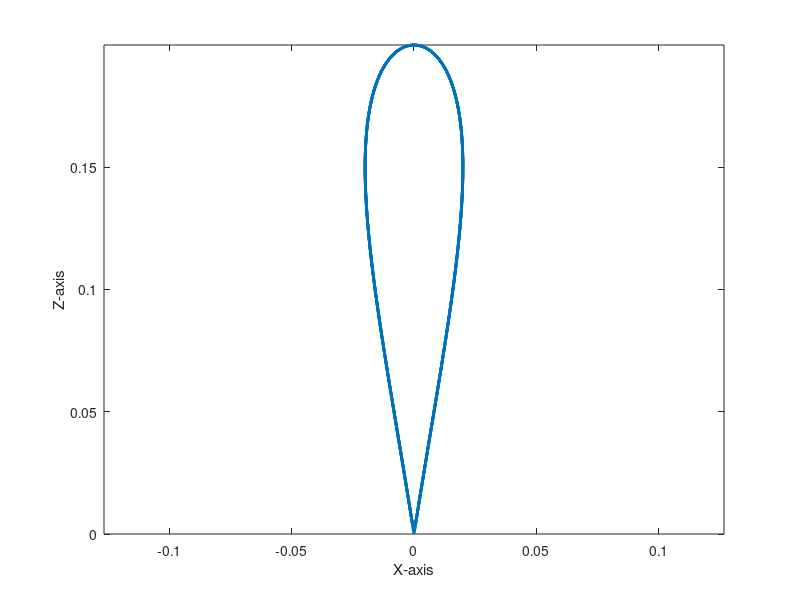

MATLAB code to generate this figure:
clear,clc;
N = 500;
h = 0.2;
a1 = 0.02;%向后伸的最大深度
a2 = 0.02;%向前伸的最大深度
tstart = 0;
tend = 5;

T = 1;
z_s = [];
x_s = [];
for t = linspace(tstart,tend,N)
    n = fix(( t - tstart ) / T);%fix函数向0的方向取整
    z = -4*h*(t-(2*n+1)*T/2)^2+h;
    if sin(2*pi*t/T)>0
        x = -a1*sin(2*pi*t/T);
    else 
        x = -a2*sin(2*pi*t/T);
    end
    z_s = [z_s;z];
    x_s = [x_s;x];
end

plot(x_s,z_s, 'linewidth', 2)
axis equal%这个要把图话好之后再用才能生效
xlabel('X-axis');
ylabel('Z-axis');